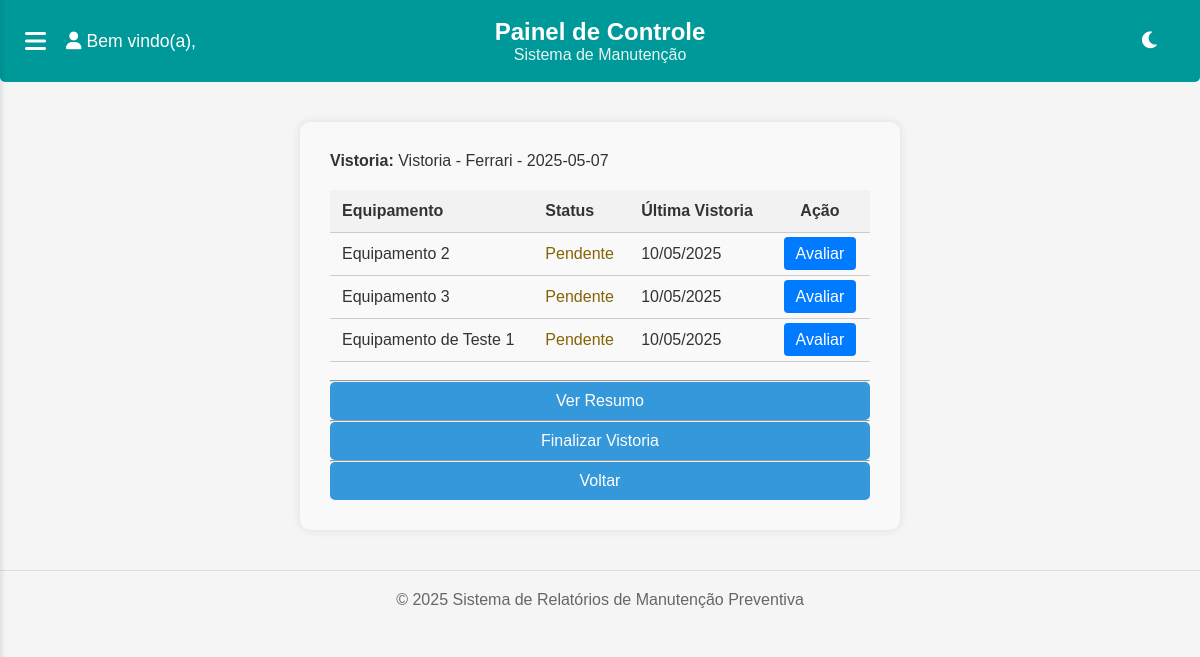
/vistorias/19/equipamentos/, run on the app's committed database.
### vistorias/models.py (models this page shows, shortened)
class Vistoria(models.Model):
    STATUS_CHOICES = (
        ('em_andamento', 'Em andamento'),
        ('finalizada', 'Finalizada'),
    )
    cliente = models.ForeignKey(Cliente, on_delete=models.CASCADE)
    unidade = models.CharField(max_length=100)
    sublocal = models.CharField(max_length=100, blank=True)
    data = models.DateField(auto_now_add=True)
    horario_inicio = models.TimeField(null=False, blank=False, default=now)
    horario_fim = models.TimeField(null=True, blank=True)
    observacoes_gerais = models.TextField(blank=True)
    status = models.CharField(max_length=20, choices=STATUS_CHOICES, default='em_andamento')
    realizada_por = models.ForeignKey(
        Usuario, on_delete=models.SET_NULL, null=True, blank=True
    )
    criado_em = models.DateTimeField(auto_now_add=True)
    atualizado_em = models.DateTimeField(auto_now=True)
    class Meta:
        ordering = ['-data', '-criado_em']
    def __str__(self):
        return f"Vistoria - {self.cliente.nome_fantasia} - {self.data}"

### clientes/models.py (models this page shows, shortened)
class Cliente(models.Model):
    nome_fantasia = models.CharField(max_length=255)
    razao_social = models.CharField(max_length=255, blank=True)
    cnpj = models.CharField(max_length=18, unique=True)
    email = models.EmailField(blank=True)
    endereco = models.CharField(max_length=255)
    sigla = models.CharField(max_length=50, blank=True, verbose_name='Sigla do Cliente')
    unidade = models.CharField(max_length=100, blank=True)
    sub_local = models.CharField(max_length=100, blank=True, verbose_name='Sub-local')
    responsavel = models.CharField(max_length=255, blank=True)
    logo = models.ImageField(upload_to='clientes/logos/', null=True, blank=True)
    numero_contrato = models.CharField(max_length=100, blank=True)
    data_inicio_contrato = models.DateField(null=True, blank=True)
    data_vencimento_contrato = models.DateField(null=True, blank=True)
    data_cadastro = models.DateTimeField(default=timezone.now, editable=False)

### equipamentos/models.py (models this page shows, shortened)
class Equipamento(models.Model):
    SITUACAO_CHOICES = (
        ('em_contrato', 'Em contrato'),
        ('sem_contrato', 'Sem contrato'),
    )
    STATUS_CHOICES = (
        ('em_producao', 'Em Produção'),
        ('disponivel', 'Disponível'),
        ('em_manutencao', 'Em Manutenção'),
        ('danificado', 'Danificado'),
        ('indisponivel', 'Indisponível'),
    )
    nome = models.CharField(max_length=255)
    etiqueta = models.CharField(max_length=100, blank=True)
    numero_serie = models.CharField(max_length=100, unique=True)
    codigo_referencia = models.CharField(max_length=100, blank=True)
    categoria = models.ForeignKey(CategoriaEquipamento, on_delete=models.SET_NULL, null=True, blank=True)
    fabricante = models.CharField(max_length=100, blank=True)
    marca = models.CharField(max_length=100, blank=True)
    modelo = models.CharField(max_length=100, blank=True)
    situacao = models.CharField(max_length=20, choices=SITUACAO_CHOICES, default='em_contrato')
    status = models.CharField(max_length=20, choices=STATUS_CHOICES, default='disponivel')
    data_compra = models.DateField(null=True, blank=True)
    data_garantia = models.DateField(null=True, blank=True)
    custo = models.DecimalField(max_digits=10, decimal_places=2, null=True, blank=True)
    descricao = models.TextField(blank=True)
    fornecedores = models.CharField(max_length=255, blank=True)
    utilizado_por = models.CharField(max_length=255, blank=True)
    tags = models.CharField(max_length=255, blank=True)
    cliente = models.ForeignKey(Cliente, on_delete=models.SET_NULL, null=True, blank=True)
    cadastrado_por = models.ForeignKey(Usuario, on_delete=models.SET_NULL, null=True, blank=True, related_name='equipamentos_cadastrados')
    cadastrado_em = models.DateTimeField(auto_now_add=True)
    alterado_por = models.ForeignKey(Usuario, on_delete=models.SET_NULL, null=True, blank=True, related_name='equipamentos_alterados')
    alterado_em = models.DateTimeField(auto_now=True)
    parametros_personalizados = models.ManyToManyField(ParametroEquipamento, blank=True)

### vistorias/views.py (the view)
# urls.py: path('<int:vistoria_id>/equipamentos/', views.equipamentos_para_vistoria, name='equipamentos_para_vistoria'),
def equipamentos_para_vistoria(request, vistoria_id):
    vistoria = get_object_or_404(Vistoria, id=vistoria_id)
    equipamentos_base = Equipamento.objects.filter(cliente=vistoria.cliente)
    if request.GET.get("ver_todos") != "1":
        vistoriados_ids = VistoriaEquipamento.objects.filter(
            vistoria=vistoria
        ).values_list('equipamento_id', flat=True)
        equipamentos_base = equipamentos_base.exclude(id__in=vistoriados_ids)
    equipamentos_data = []
    for equipamento in equipamentos_base:
        vistoria_equipamento = VistoriaEquipamento.objects.filter(
            vistoria=vistoria, equipamento=equipamento
        ).first()
        data_ultima_vistoria = (
            VistoriaEquipamento.objects.filter(equipamento=equipamento)
            .order_by('-id').values_list('vistoria__data', flat=True).first()
        )
        equipamentos_data.append({
            'id': equipamento.id,
            'nome': equipamento.nome,
            'avaliado': vistoria_equipamento is not None,
            'data_ultima_vistoria': data_ultima_vistoria,
        })
    return render(request, 'vistorias/equipamentos_para_vistoria.html', {
        'vistoria': vistoria,
        'equipamentos': equipamentos_data,
    })

### vistorias/templates/vistorias/equipamentos_para_vistoria.html (shortened to what this page needs)
{% extends 'base.html' %}
{% load static %}
{% block extrahead %}
<link rel="stylesheet" href="{% static 'css/usuario.css' %}">
{% endblock %}
{% block content %}
<div class="form-container">
    <p><strong>Vistoria:</strong> {{ vistoria }}</p>
    {% if equipamentos %}
    <table>
        <thead>
            <tr>
                <th>Equipamento</th>
                <th>Status</th>
                <th>Última Vistoria</th>
                <th class="text-center">Ação</th>
            </tr>
        </thead>
        <tbody>
            {% for equipamento in equipamentos %}
                <tr>
                    <td>{{ equipamento.nome }}</td>
                    <td>
                        {% if equipamento.avaliado %}
                            <span class="status-concluido">Avaliado</span>
                        {% else %}
                            <span class="status-pendente">Pendente</span>
                        {% endif %}
                    </td>
                    <td>
                        {% if equipamento.data_ultima_vistoria %}
                            {{ equipamento.data_ultima_vistoria|date:"d/m/Y" }}
                        {% else %}
                            -
                        {% endif %}
                    </td>
                    <td class="text-center">
                        {% if equipamento.avaliado %}
                            <button class="avaliado" disabled>Avaliado</button>
                        {% else %}
                            <a class="avaliar-btn" href="{% url 'vistorias:vistoria_equipamento_form' vistoria.id equipamento.id %}">Avaliar</a>
                        {% endif %}
                    </td>
                </tr>
            {% endfor %}
        </tbody>
    </table>
    {% else %}
        <p>Todos os equipamentos já foram vistoriados.</p>
    {% endif %}
    <br><hr>
    <a href="{% url 'vistorias:detalhes_vistoria' vistoria.id %}">
        <button type="button">Ver Resumo</button>
    </a>
    <br><hr>
    <a href="{% url 'vistorias:finalizar_vistoria' vistoria.id %}">
        <button type="button">Finalizar Vistoria</button>
    </a>
    <br><hr>
    <a href="{% url 'vistorias:listar_vistorias' %}">
        <button type="button">Voltar</button>
    </a>
</div>
{% endblock %}

### static/css/global.css (style rules this page uses)
* { margin: 0; padding: 0; box-sizing: border-box; font-family: Arial, sans-serif; }
:root { --primary-color: #009999; --secondary-color: #008080; --background-color: #f5f5f5; --card-background: white; --subcard-background: #f0f0f0; --text-color: #333; --text-secondary: #666; }
body { background-color: var(--background-color); color: var(--text-color); min-height: 100vh; margin: 0; display: flex; flex-direction: column; }
button { background-color: #009999; color: white; border: none; padding: 10px 20px; border-radius: 5px; cursor: pointer; font-size: 14px; transition: all 0.3s ease; }

### static/css/usuario.css (style rules this page uses)
.form-container { max-width: 600px; margin: 40px auto; background-color: #f9f9f9; padding: 30px; border-radius: 10px; box-shadow: 0 0 10px rgba(0, 0, 0, 0.1); }
.form-container button { width: 100%; padding: 10px; background-color: #3498db; border: none; color: white; font-size: 16px; border-radius: 5px; cursor: pointer; }

### vistorias/templates/vistorias/equipamentos_para_vistoria.html (style rules this page uses)
table { width: 100%; border-collapse: collapse; margin-top: 20px; }
th, td { padding: 12px; text-align: left; border-bottom: 1px solid #ccc; }
th { background-color: #f2f2f2; }
.avaliar-btn { background-color: #007bff; color: white; border: none; padding: 8px 12px; border-radius: 4px; text-decoration: none; }
.status-pendente { color: #856404; }
.text-center { text-align: center; }

### data on the page
Vistoria: cliente+data "Vistoria - Ferrari - 2025-05-07"
Equipamento: nome "Equipamento 2"
Equipamento: nome "Equipamento 3"
Equipamento: nome "Equipamento de Teste 1"

### other printed values
{{ equipamento.data_ultima_vistoria|date:"d/m/Y" }} "10/05/2025" "10/05/2025" "10/05/2025"
